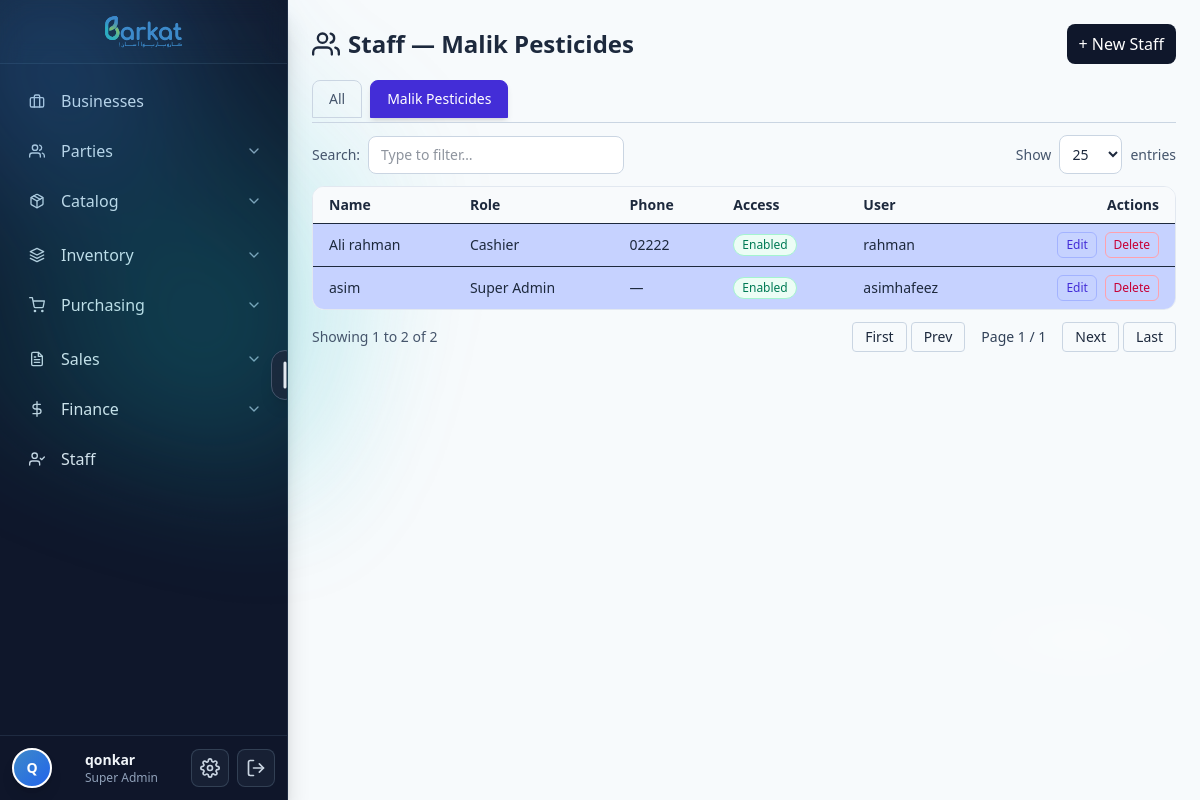
/staff/business/1/ (signed in), run on an earlier commit of the app's database.
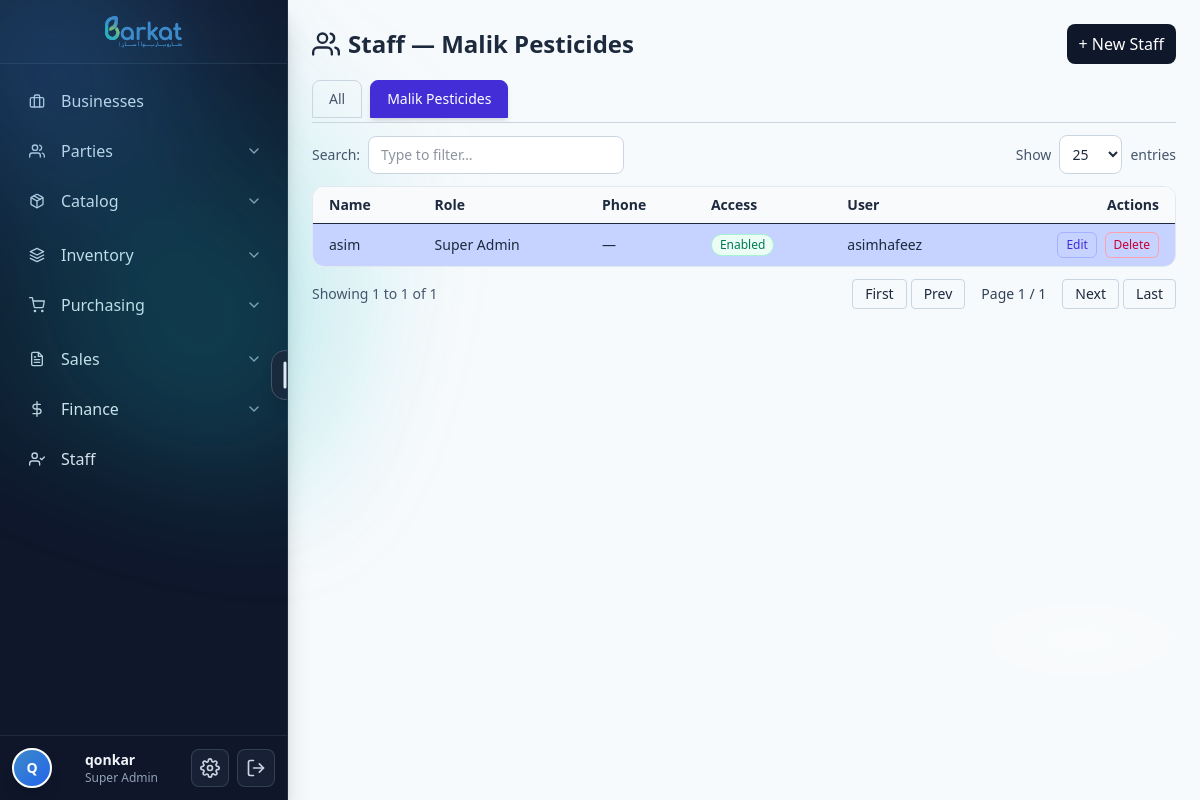
And on a later commit of the database.
### barkat/models.py (models this page shows, shortened)
class CodeNamed(TimeStampedBy):
    name = models.CharField(max_length=255)
    code = models.CharField(max_length=50, db_index=True)
    class Meta:
        abstract = True

class Business(CodeNamed):
    legal_name = models.CharField(max_length=255, blank=True, default="")
    ntn = models.CharField(max_length=50, blank=True, default="")        # Pakistan context
    sales_tax_reg = models.CharField(max_length=50, blank=True, default="")
    phone = models.CharField(max_length=50, blank=True, default="")
    email = models.EmailField(blank=True, default="")
    address = models.TextField(blank=True, default="")
    pos_printer_name = models.CharField(
        max_length=200, blank=True,
        help_text="POS80 Printer"
    )
    class Meta:
        unique_together = [("code",)]
        indexes = [models.Index(fields=["name"]), models.Index(fields=["code"])]

class TimeStampedBy(models.Model):
    created_at = models.DateTimeField(default=timezone.now, db_index=True, editable=True)
    updated_at = models.DateTimeField(auto_now=True, db_index=True)
    created_by = models.ForeignKey(
        settings.AUTH_USER_MODEL, null=True, blank=True,
        on_delete=models.SET_NULL, related_name="%(class)s_created"
    )
    updated_by = models.ForeignKey(
        settings.AUTH_USER_MODEL, null=True, blank=True,
        on_delete=models.SET_NULL, related_name="%(class)s_updated"
    )
    is_active = models.BooleanField(default=True, db_index=True)
    is_deleted = models.BooleanField(default=False, db_index=True)
    class Meta:
        abstract = True

class Staff(TimeStampedBy):
    class Roles(models.TextChoices):
        SUPER_ADMIN = "super_admin", "Super Admin"
        MANAGER     = "manager",     "Manager"
        CASHIER     = "cashier",     "Cashier"
        ACCOUNTANT  = "accountant",  "Accountant"
        IT_MANAGER  = "it_manager",  "IT Manager"
        HELPER      = "helper",      "Helper"
    business = models.ForeignKey(
        Business,
        on_delete=models.PROTECT,
        related_name="staff",
        null=False, blank=False,
    )
    full_name = models.CharField(max_length=150, db_index=True)
    role      = models.CharField(max_length=30, choices=Roles.choices, default=Roles.HELPER)
    phone   = models.CharField(max_length=20, blank=True, default="")
    cnic    = models.CharField(max_length=25, blank=True, default="")
    address = models.TextField(blank=True, default="")
    has_software_access = models.BooleanField(default=False)
    user = models.OneToOneField(
        settings.AUTH_USER_MODEL,
        on_delete=models.SET_NULL, null=True, blank=True,
        related_name="staff_profile",
    )
    access_sales     = models.BooleanField(default=False)
    access_inventory = models.BooleanField(default=False)
    access_accounts  = models.BooleanField(default=False)
    perm_product_c = models.BooleanField(default=False, verbose_name="Create Product/Category")
    perm_product_r = models.BooleanField(default=False, verbose_name="Read Products")
    perm_product_u = models.BooleanField(default=False, verbose_name="Edit Products")
    perm_product_d = models.BooleanField(default=False, verbose_name="Delete Products")
    perm_purchase_c = models.BooleanField(default=False, verbose_name="Create Purchase Order")
    perm_purchase_r = models.BooleanField(default=False, verbose_name="Read Purchase Orders")
    perm_purchase_u = models.BooleanField(default=False, verbose_name="Edit Purchase Order")
    perm_purchase_d = models.BooleanField(default=False, verbose_name="Delete Purchase Order")
    perm_sale_c = models.BooleanField(default=False, verbose_name="Create Sales Invoice")
    perm_sale_r = models.BooleanField(default=False, verbose_name="Read Sales invoices")
    perm_sale_u = models.BooleanField(default=False, verbose_name="Edit Sales Invoice")
    perm_sale_d = models.BooleanField(default=False, verbose_name="Delete Sales Invoice")
    perm_cashin_c = models.BooleanField(default=False, verbose_name="Create Cash In")
    perm_cashin_r = models.BooleanField(default=False, verbose_name="Read Cash In")
    perm_cashin_u = models.BooleanField(default=False, verbose_name="Edit Cash In")
    perm_cashin_d = models.BooleanField(default=False, verbose_name="Delete Cash In")
    perm_cashout_c = models.BooleanField(default=False, verbose_name="Create Cash Out")
    perm_cashout_r = models.BooleanField(default=False, verbose_name="Read Cash Out")
    perm_cashout_u = models.BooleanField(default=False, verbose_name="Edit Cash Out")
    perm_cashout_d = models.BooleanField(default=False, verbose_name="Delete Cash Out")
    perm_ledger_r = models.BooleanField(default=False, verbose_name="Read Ledgers")
    perm_staff_c = models.BooleanField(default=False, verbose_name="Create Staff")
    perm_staff_r = models.BooleanField(default=False, verbose_name="Read Staff")
    perm_staff_u = models.BooleanField(default=False, verbose_name="Edit Staff")
    perm_staff_d = models.BooleanField(default=False, verbose_name="Delete Staff")
    joined_on      = models.DateField(null=True, blank=True)
    salary_start   = models.DateField(null=True, blank=True)
    monthly_salary = models.DecimalField(**DECIMAL_12_2, default=0)
    class Meta:
        indexes = [
            models.Index(fields=["business", "role"]),
            models.Index(fields=["business", "full_name"]),
            models.Index(fields=["phone"]),
            models.Index(fields=["cnic"]),
        ]
        constraints = [
            models.UniqueConstraint(
                fields=["business", "phone"],
                name="unique_phone_per_business",
                condition=~models.Q(phone="")
            ),
            models.UniqueConstraint(
                fields=["business", "cnic"],
                name="uniq_staff_business_cnic_when_set",
                condition=~Q(cnic=""),
            ),
        ]

### barkat/views.py (the view, shortened to what this page needs)
# urls.py: path("staff/business/<int:business_id>/", views.BusinessStaffListView.as_view(), name="business_staff"),
class BusinessStaffListView(GranularPermissionRequiredMixin, LoginRequiredMixin, ListView):
    required_permission = "perm_staff_r"
    model = Staff
    template_name = "barkat/staff/business_staff.html"
    context_object_name = "staff_list"
    def dispatch(self, request, *args, **kwargs):
        self.business = get_object_or_404(Business, id=self.kwargs["business_id"])
        return super().dispatch(request, *args, **kwargs)
    def get_queryset(self):
        qs = (
            Staff.objects
            .select_related("business", "user")
            .filter(business=self.business)
            .order_by("full_name")
        )
        q = self.request.GET.get("q", "").strip()
        role = self.request.GET.get("role", "").strip()
        if role:
            qs = qs.filter(role=role)
        return qs
    def get_context_data(self, **kwargs):
        ctx = super().get_context_data(**kwargs)
        ctx["business"] = self.business
        ctx["businesses"] = Business.objects.order_by("code")
        ctx["current_business"] = self.business.id
        ctx["q"] = self.request.GET.get("q", "")
        ctx["current_role"] = self.request.GET.get("role", "")
        ctx["roles"] = Staff.Roles.choices
        return ctx

### barkat/utils/auth_helpers.py (called while the page is built)
    def get_context_data(self, **kwargs):
        if hasattr(super(), 'get_context_data'):
            ctx = super().get_context_data(**kwargs)
        else:
            ctx = {}
        ctx['has_read_permission'] = getattr(self.request, '_has_read_permission', True)
        return ctx

### barkat/templates/barkat/staff/business_staff.html (shortened to what the changed rows need)
 {% extends "base.html" %} {%
load static %} {% block content %}
<div class="p-4 md:p-6">
  <div class="flex items-center justify-between mb-4">
    <h1 class="text-2xl font-bold flex items-center gap-2">
      <i data-feather="users" class="w-7 h-7"></i>
      <span>Staff — {{ business.name }}</span>
    </h1>
  </div>
  <div class="mb-3">
    <div class="flex gap-2 overflow-x-auto pb-1 border-b border-slate-300">
      <a
        href="{% url 'staff_list' %}"
        class="inline-flex items-center gap-2 px-4 py-2 rounded-t-lg border text-sm font-medium transition-all duration-300 text-slate-600 border-slate-300 hover:bg-slate-200"
      >
        All
      </a>
      {% for b in businesses %}
      <span class="hidden"
        >{% cycle 'indigo' 'emerald' 'rose' 'amber' as color %}</span
      >
      {% if b.id == business.id %}
      <a
        href="{% url 'business_staff' b.id %}"
        aria-current="page"
        data-tint="{{ color }}"
        class="inline-flex items-center gap-2 px-4 py-2 rounded-t-lg border text-sm font-medium transition-all duration-300
                    bg-{{ color }}-700 text-white border-{{ color }}-700 shadow-md"
      >
        {{ b.name }}
      </a>
      {% endif %} {% endfor %}
    </div>
  </div>
  <div class="overflow-x-auto rounded-xl border border-slate-200 bg-white">
    <table id="bizStaffTable" class="min-w-full text-sm">
      <thead class="bg-slate-50">
        <tr>
          <th class="px-4 py-2 text-left">Name</th>
          <th class="px-4 py-2 text-left">Role</th>
          <th class="px-4 py-2 text-left">Phone</th>
          <th class="px-4 py-2 text-left">Access</th>
          <th class="px-4 py-2 text-left">User</th>
          <th class="px-4 py-2 text-right">Actions</th>
        </tr>
      </thead>
      <tbody id="bizStaffBody">
        {% for s in staff_list %}
        <tr class="border-t">
          <td class="px-4 py-2 font-medium">{{ s.full_name }}</td>
          <td class="px-4 py-2">{{ s.get_role_display }}</td>
          <td class="px-4 py-2">{{ s.phone|default:"—" }}</td>
          <td class="px-4 py-2">
            {% if s.has_software_access %}
            <span
              class="inline-flex items-center rounded-full px-2 py-0.5 text-xs bg-emerald-50 text-emerald-700 border border-emerald-200"
              >Enabled</span
            >
            {% else %}
            <span
              class="inline-flex items-center rounded-full px-2 py-0.5 text-xs bg-slate-100 text-slate-700 border border-slate-200"
              >No</span
            >
            {% endif %}
          </td>
          <td class="px-4 py-2">{{ s.user.username|default:"—" }}</td>
          <td class="px-4 py-2 text-right whitespace-nowrap">
            <a
              href="{% url 'staff_edit' s.pk %}"
              class="inline-flex items-center gap-1 rounded-md border border-indigo-300 text-indigo-700 px-2 py-1 text-xs hover:bg-indigo-50"
              >Edit</a
            >
            <a
              href="{% url 'staff_delete' s.pk %}"
              class="inline-flex items-center gap-1 rounded-md border border-rose-300 text-rose-700 px-2 py-1 text-xs hover:bg-rose-50 ml-1"
              >Delete</a
            >
          </td>
        </tr>
        {% empty %}
        <tr>
          <td colspan="6" class="px-4 py-6 text-center text-slate-500">
            No staff for {{ business.name }}.
          </td>
        </tr>
        {% endfor %}
      </tbody>
    </table>
  </div>
  <div
    class="mt-3 flex flex-col sm:flex-row sm:items-center sm:justify-between gap-3"
  >
    <div id="bizStaffInfo" class="text-sm text-slate-600">
    </div>
    <div class="flex items-center gap-1">
      <button
        id="bizStaffFirst"
        class="px-3 py-1 rounded border border-slate-300 text-sm hover:bg-slate-50"
      >
      </button>
      <button
        id="bizStaffPrev"
        class="px-3 py-1 rounded border border-slate-300 text-sm hover:bg-slate-50"
      >
      </button>
      <span id="bizStaffPage" class="px-3 py-1 text-sm text-slate-700"
        >Page 1 / 1</span
      >
      <button
        id="bizStaffNext"
        class="px-3 py-1 rounded border border-slate-300 text-sm hover:bg-slate-50"
      >
      </button>
      <button
        id="bizStaffLast"
        class="px-3 py-1 rounded border border-slate-300 text-sm hover:bg-slate-50"
      >
      </button>
    </div>
  </div>
</div>
{% endblock %}

What changed in the data, as far as the page shows it:
removed Staff: full_name "Ali rahman", role "Cashier", phone "02222", has_software_access "Enabled", user.username "rahman"
Also different on the page:
text written by a page script: "Showing 1 to 2 of 2" → "Showing 1 to 1 of 1"
